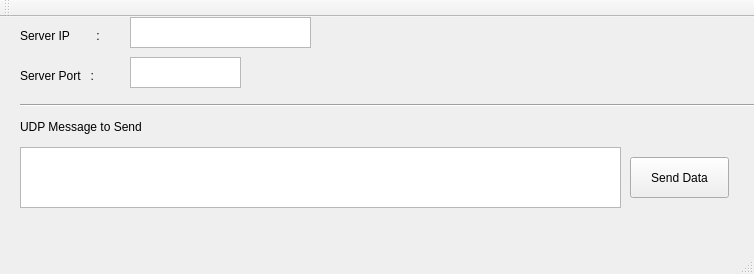
<?xml version="1.0" encoding="UTF-8"?>
<ui version="4.0">
 <class>MainWindow</class>
 <widget class="QMainWindow" name="MainWindow">
  <property name="geometry">
   <rect>
    <x>0</x>
    <y>0</y>
    <width>754</width>
    <height>274</height>
   </rect>
  </property>
  <property name="windowTitle">
   <string>MainWindow</string>
  </property>
  <widget class="QWidget" name="centralWidget">
   <widget class="QLabel" name="label">
    <property name="geometry">
     <rect>
      <x>20</x>
      <y>10</y>
      <width>101</width>
      <height>17</height>
     </rect>
    </property>
    <property name="text">
     <string>Server IP        :</string>
    </property>
   </widget>
   <widget class="QLabel" name="label_2">
    <property name="geometry">
     <rect>
      <x>20</x>
      <y>50</y>
      <width>91</width>
      <height>17</height>
     </rect>
    </property>
    <property name="text">
     <string>Server Port   :</string>
    </property>
   </widget>
   <widget class="Line" name="line">
    <property name="geometry">
     <rect>
      <x>20</x>
      <y>80</y>
      <width>931</width>
      <height>16</height>
     </rect>
    </property>
    <property name="orientation">
     <enum>Qt::Horizontal</enum>
    </property>
   </widget>
   <widget class="QLabel" name="label_5">
    <property name="geometry">
     <rect>
      <x>20</x>
      <y>100</y>
      <width>171</width>
      <height>20</height>
     </rect>
    </property>
    <property name="text">
     <string>UDP Message to Send</string>
    </property>
   </widget>
   <widget class="QTextEdit" name="teServerIp">
    <property name="geometry">
     <rect>
      <x>130</x>
      <y>0</y>
      <width>181</width>
      <height>31</height>
     </rect>
    </property>
   </widget>
   <widget class="QTextEdit" name="teServerPort">
    <property name="geometry">
     <rect>
      <x>130</x>
      <y>40</y>
      <width>111</width>
      <height>31</height>
     </rect>
    </property>
   </widget>
   <widget class="QTextEdit" name="teData2Send">
    <property name="geometry">
     <rect>
      <x>20</x>
      <y>130</y>
      <width>601</width>
      <height>61</height>
     </rect>
    </property>
   </widget>
   <widget class="QPushButton" name="pbSendData">
    <property name="geometry">
     <rect>
      <x>630</x>
      <y>140</y>
      <width>99</width>
      <height>41</height>
     </rect>
    </property>
    <property name="text">
     <string>Send Data</string>
    </property>
   </widget>
  </widget>
  <widget class="QMenuBar" name="menuBar">
   <property name="geometry">
    <rect>
     <x>0</x>
     <y>0</y>
     <width>754</width>
     <height>25</height>
    </rect>
   </property>
  </widget>
  <widget class="QToolBar" name="mainToolBar">
   <attribute name="toolBarArea">
    <enum>TopToolBarArea</enum>
   </attribute>
   <attribute name="toolBarBreak">
    <bool>false</bool>
   </attribute>
  </widget>
  <widget class="QStatusBar" name="statusBar"/>
 </widget>
 <layoutdefault spacing="6" margin="11"/>
 <resources/>
 <connections/>
</ui>
